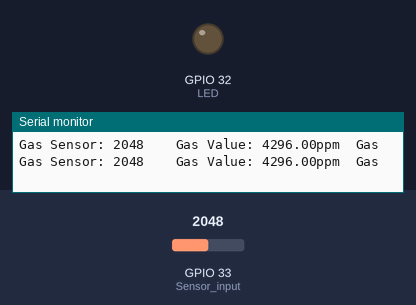
The sketch below on a simulated ESP32. On the bench: output pins drawn as LEDs (lit = HIGH), the last lines printed to the serial monitor. The inputs (shaded band) are chosen by the test bench; at power-on: GPIO 33 (Sensor_input) = 2048.

Above: at 1.8 s.
1.9 s: GPIO 33 (Sensor_input) set to 1227
3.4 s: GPIO 33 (Sensor_input) set to 1143
At 5.2 s:
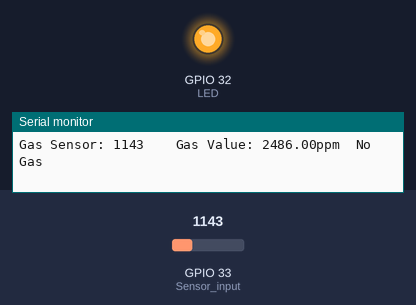
5.5 s: GPIO 33 (Sensor_input) set to 1228
At 6.8 s:
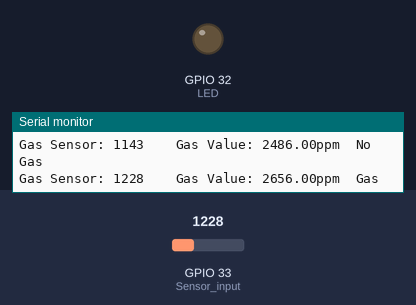
7.5 s: GPIO 33 (Sensor_input) set to 1160
At 8.3 s:
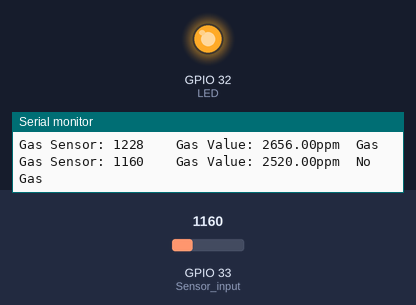
Timing chart, 0 to 10.5 s (numbered marks = the images above; inputs shaded):
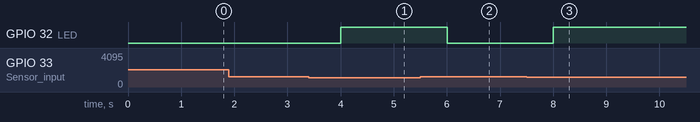

Measured:
- the behaviour switches between 1201 and 1200 on GPIO 33 (Sensor_input) (found by bisection; images 0 and 1)
- after the input at 3.4 s, GPIO 32 (LED): LOW → HIGH after 0.60 s
- after the input at 5.5 s, GPIO 32 (LED): HIGH → LOW after 0.50 s
- after the input at 7.5 s, GPIO 32 (LED): LOW → HIGH after 0.50 s

The sketch:

esp32u_metan_CO_sensors.ino
```cpp
int LED = 32;            /*LED pin defined*/
#define Sensor_input 33    /*Digital pin 5 for sensor input*/
float gas_value = 0;
int adc_resolution = 4095;
void setup() {
  Serial.begin(115200);  /*baud rate for serial communication*/
  pinMode(LED, OUTPUT);  /*LED set as Output*/
}
void loop() {

  int sensor_Aout = analogRead(Sensor_input);  /*Analog value read function*/
  gas_value = (9800/adc_resolution)*sensor_Aout+200;
  Serial.print("Gas Sensor: ");
  Serial.print(sensor_Aout);   /*Read value printed*/
  Serial.print("\t");
  Serial.print("\t");
  Serial.print("Gas Value: ");
  Serial.print(gas_value);
  Serial.print("ppm\t");
  if (sensor_Aout > 1200) {    /*if condition with threshold 1800*/
    Serial.println("Gas");
    digitalWrite (LED, LOW) ; /*LED set HIGH if Gas detected */
  }
  else {
    Serial.println("No Gas");
    digitalWrite (LED, HIGH) ;  /*LED set LOW if NO Gas detected */
  }
  delay(1000);                 /*DELAY of 1 sec*/
}
```
